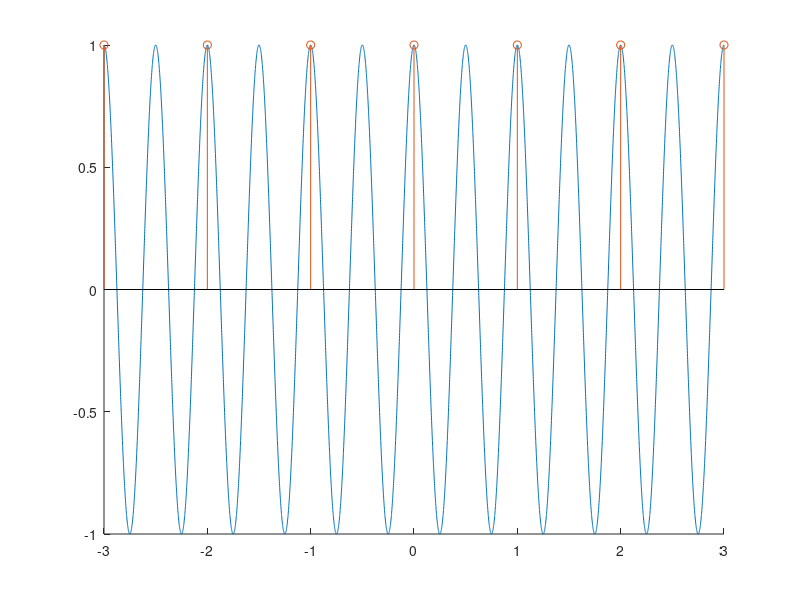

MATLAB code to generate this figure:
clear; clc
%% Signal (approximately continuous time)
tmin = -3;
tmax = 3;
dt = 1e-3;
t = tmin : dt : tmax - dt;

function y = signal(t)
	%y = rectpuls(t);
	y = cos(4*pi*t);
end
x = signal(t);

%% Sampling
fs = 1; % Sampling frequency
Ts = 1/fs; % Sampling period
nmin = ceil(tmin / Ts); % Number of samples from t < 0
nmax = floor(tmax / Ts); % Number of samples from t > 0
n = nmin:nmax; % Sample numbers [time is n*Ts]
xn = signal(n*Ts); % Sample the signal at n*Ts seconds (every Ts seconds)
N = length(n) % Number of samples

figure;
hold on;
plot(t, x);
stem(n*Ts, xn);
%{
%% Frequency transform
% MATLAB's fft() computes the DFT
df = fs/N; % Frequency bins
% Nyquist theorem:
% At sample frequency fs, only frequency components up to fs/2 Hz are
% faithfully reconstructed, so only plot until there.
f = -fs/2 : df : fs/2-df; % Frequency domain
X = fftshift(fft(signal(n*Ts))/N);
X_mag = abs(X);
X_phase = angle(X);
X_real = real(X);
X_imag = imag(X);

%% Plots
figure('Name','DFT - Magnitude','NumberTitle','off');
stem(f, X_mag);
axis([-5 5 -0.1 0.6]);
figure('Name','DFT - Phase','NumberTitle','off');
stem(f, X_phase);
axis([-5 5 -pi pi]);
figure('Name','DFT - Real Part','NumberTitle','off');
stem(f, X_real);
axis([-5 5 -0.1 0.6]);
figure('Name','DFT - Imaginary Part','NumberTitle','off');
stem(f, X_imag);
axis([-5 5 -0.6 0.6]);
%figure('Name','Inverse Transform vs. Signal','NumberTitle','off');
%hold on;
%plot(t, x);
%stem(n*Ts, xn);
%stem(n*Ts, ifft(ifftshift(X))*N);
%}
